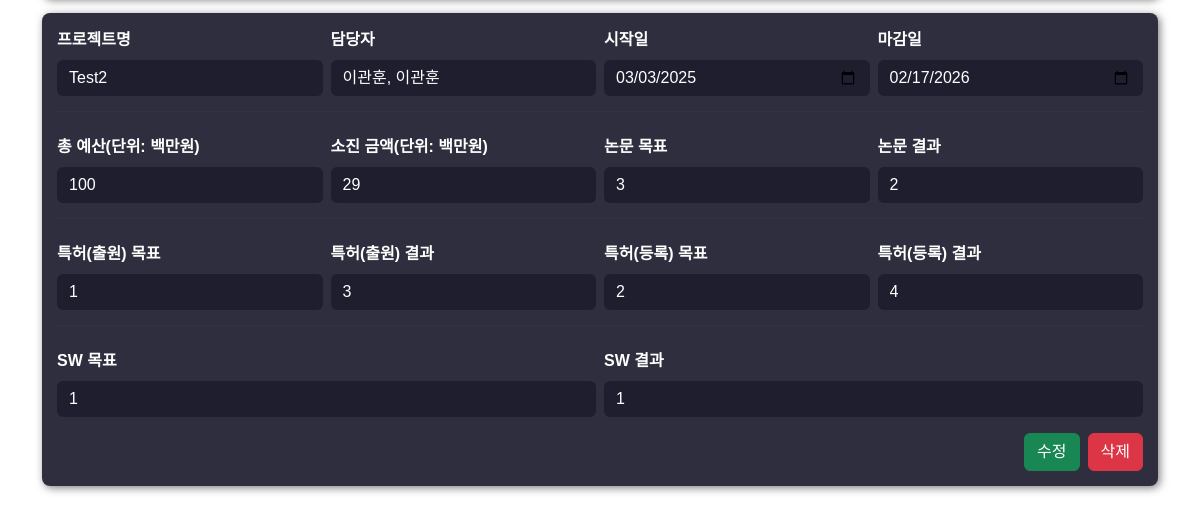
/update (lower part), run on an earlier commit of the app's database.
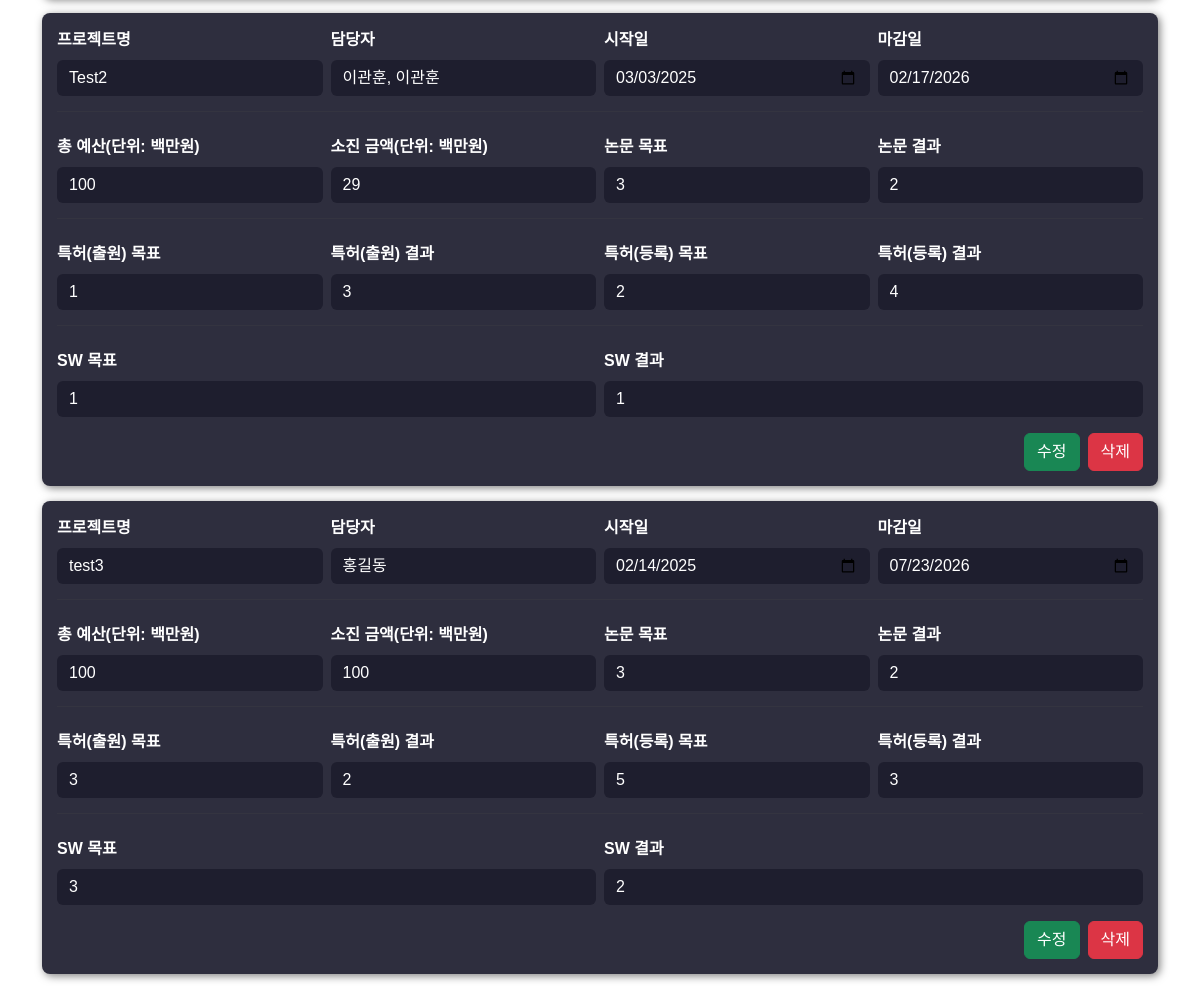
And on a later commit of the database.
### tables this page shows
CREATE TABLE projects (
            id INTEGER PRIMARY KEY AUTOINCREMENT,
            name TEXT NOT NULL,
            manager TEXT NOT NULL,
            start_date TEXT NOT NULL,
            end_date TEXT NOT NULL,
            total_cost INTEGER NOT NULL,
            current_expenditure INTEGER NOT NULL,
            goal_papers INTEGER DEFAULT 0,
            current_papers INTEGER DEFAULT 0,
            goal_patents_filed INTEGER DEFAULT 0,
            current_patents_filed INTEGER DEFAULT 0,
            goal_patents_registered INTEGER DEFAULT 0,
            current_patents_registered INTEGER DEFAULT 0,
            goal_software INTEGER DEFAULT 0,
            current_software INTEGER DEFAULT 0
        );

### routes.py (the view, shortened to what this page needs)
@update_blueprint.route('/update', methods=['GET', 'POST'])
def update():
    projects = get_projects()
    for project in projects:
        project["progress"] = calculate_progress(project["start_date"], project["end_date"])
    return render_template('update.html', projects=projects)

### utils.py (called while the page is built)
def calculate_progress(start_date, end_date):
    start = datetime.datetime.strptime(start_date, "%Y-%m-%d").date()
    end = datetime.datetime.strptime(end_date, "%Y-%m-%d").date()
    total_days = (end - start).days
    elapsed_days = (today - start).days
    if elapsed_days <= 0:
        return 0  # 시작 전
    if elapsed_days >= total_days:
        return 100  # 완료됨
    return round((elapsed_days / total_days) * 100, 1)

### templates/update.html (shortened to what this page needs)
<!DOCTYPE html>
<html lang="ko">
<head>
  <link rel="stylesheet" href="https://cdn.jsdelivr.net/npm/bootstrap@5.3.0/dist/css/bootstrap.min.css">
  <link rel="stylesheet" href="{{ url_for('static', filename='font/pretendard.css') }}">
  <link rel="stylesheet" href="{{ url_for('static', filename='font/pretendard-subset.css') }}">
</head>
<body class="container mt-4">
  <div class="mb-5">
    {% for project in projects %}
    <div class="project-card">
      <form method="post" class="project-form">
        <div class="row g-2 align-items-center">
          <div class="col-md-3">
            <label class="form-label">프로젝트명</label>
            <input type="text" name="name" value="{{ project.name }}" class="form-control">
          </div>
          <div class="col-md-3">
            <label class="form-label">담당자</label>
            <input type="text" name="manager" value="{{ project.manager }}" class="form-control">
          </div>
          <div class="col-md-3">
            <label class="form-label">시작일</label>
            <input type="date" name="start_date" value="{{ project.start_date }}" class="form-control">
          </div>
          <div class="col-md-3">
            <label class="form-label">마감일</label>
            <input type="date" name="end_date" value="{{ project.end_date }}" class="form-control">
          </div>
        </div>
        <hr class="form-divider">
        <div class="row g-2 mt-2">
          <div class="col-md-3">
            <label class="form-label">총 예산(단위: 백만원)</label>
            <input type="number" name="total_cost" value="{{ project.total_cost }}" class="form-control">
          </div>
          <div class="col-md-3">
            <label class="form-label">소진 금액(단위: 백만원)</label>
            <input type="number" name="current_expenditure" value="{{ project.current_expenditure }}" class="form-control">
          </div>
          <div class="col-md-3">
            <label class="form-label">논문 목표</label>
            <input type="number" name="goal_papers" value="{{ project.goal_papers }}" class="form-control">
          </div>
          <div class="col-md-3">
            <label class="form-label">논문 결과</label>
            <input type="number" name="current_papers" value="{{ project.current_papers }}" class="form-control">
          </div>
        </div>
        <hr class="form-divider">
        <div class="row g-2 mt-2">
          <div class="col-md-3">
            <label class="form-label">특허(출원) 목표</label>
            <input type="number" name="goal_patents_filed" value="{{ project.goal_patents_filed }}" class="form-control">
          </div>
          <div class="col-md-3">
            <label class="form-label">특허(출원) 결과</label>
            <input type="number" name="current_patents_filed" value="{{ project.current_patents_filed }}" class="form-control">
          </div>
          <div class="col-md-3">
            <label class="form-label">특허(등록) 목표</label>
            <input type="number" name="goal_patents_registered" value="{{ project.goal_patents_registered }}" class="form-control">
          </div>
          <div class="col-md-3">
            <label class="form-label">특허(등록) 결과</label>
            <input type="number" name="current_patents_registered" value="{{ project.current_patents_registered }}" class="form-control">
          </div>
        </div>
        <hr class="form-divider">
        <div class="row g-2 mt-2">
          <div class="col-md-6">
            <label class="form-label">SW 목표</label>
            <input type="number" name="goal_software" value="{{ project.goal_software }}" class="form-control">
          </div>
          <div class="col-md-6">
            <label class="form-label">SW 결과</label>
            <input type="number" name="current_software" value="{{ project.current_software }}" class="form-control">
          </div>
        </div>
        <div class="mt-3 d-flex justify-content-end">
          <button type="submit" name="action" value="update" class="btn btn-success me-2">수정</button>
          <button type="submit" name="action" value="delete" class="btn btn-danger">삭제</button>
        </div>
      </form>
    </div>
    {% endfor %}
  </div>
</body>
</html>

### templates/update.html (style rules this page uses)
* { font-family: 'Pretendard', sans-serif; }
.project-card { background-color: #2E2E3E; border-radius: 8px; box-shadow: 2px 2px 8px rgba(0,0,0,0.5); padding: 15px; margin-bottom: 15px; color: white; }
.form-divider { border-top: 1px solid #444; margin: 15px 0; }

What changed in the data, as far as the page shows it:
added projects: name "test3", manager "홍길동", start_date "02/14/2025", end_date "07/23/2026", total_cost "100", current_expenditure "100", goal_papers "3", current_papers "2", goal_patents_filed "3", current_patents_filed "2", goal_patents_registered "5", current_patents_registered "3", goal_software "3", current_software "2"
